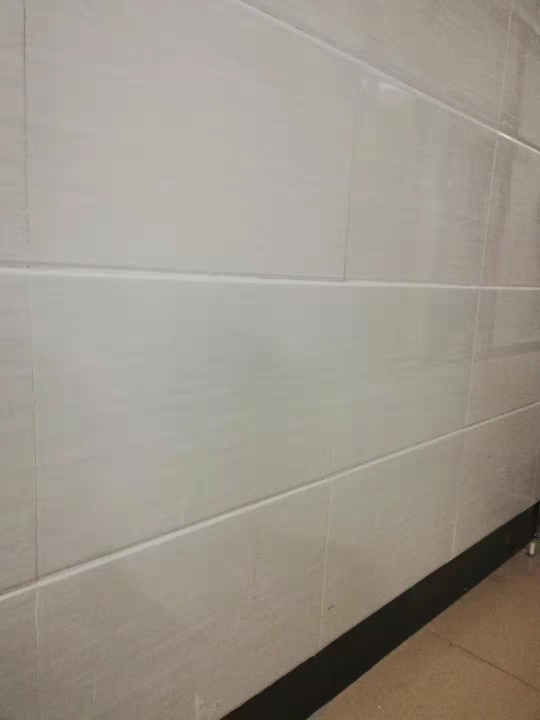
//> input picture co.jpg, 1080 x 1440 px, given in place of corridor.jpg, which was not available (shown at 1/2 size)
$ ./main   (built with g++ and OpenCV 4)
//> lines starting //> are read from the running program, lines starting //| are printed output that depends on the picture; after the words box and inside, x2 and y2 are one past the last pixel; in counts of white or black regions, pixels touching at a corner belong together; pictures that were not available may be replaced by others from this repository, and a replacement may not be noted
#include <iostream>
#include <opencv2/core/core.hpp>
#include <opencv2/highgui/highgui.hpp>
#include <opencv2/imgproc.hpp>
#include <math.h>

using namespace std;
using namespace cv;

//******************灰度转换函数*************************
//第一个参数image输入的彩色RGB图像；
//第二个参数imageGray是转换后输出的灰度图像；
//*************************************************************
void ConvertRGB2GRAY(const Mat &image,Mat &imageGray);


//******************高斯卷积核生成函数*************************
//第一个参数gaus是一个指向含有N个double类型数组的指针；
//第二个参数size是高斯卷积核的尺寸大小；
//第三个参数sigma是卷积核的标准差
//*************************************************************
void GetGaussianKernel(double **gaus, const int size,const double sigma);

//******************高斯滤波*************************
//第一个参数imageSource是待滤波原始图像；
//第二个参数imageGaussian是滤波后输出图像；
//第三个参数gaus是一个指向含有N个double类型数组的指针；
//第四个参数size是滤波核的尺寸
//*************************************************************
void GaussianFilter(const Mat imageSource,Mat &imageGaussian,double **gaus,int size);

//******************Sobel算子计算梯度和方向********************
//第一个参数imageSourc原始灰度图像；
//第二个参数imageSobelX是X方向梯度图像；
//第三个参数imageSobelY是Y方向梯度图像；
//第四个参数pointDrection是梯度方向数组指针
//*************************************************************
void SobelGradDirction(const Mat imageSource,Mat &imageSobelX,Mat &imageSobelY,double *&pointDrection);

//******************计算Sobel的X和Y方向梯度幅值*************************
//第一个参数imageGradX是X方向梯度图像；
//第二个参数imageGradY是Y方向梯度图像；
//第三个参数SobelAmpXY是输出的X、Y方向梯度图像幅值
//*************************************************************
void SobelAmplitude(const Mat imageGradX,const Mat imageGradY,Mat &SobelAmpXY);

//******************局部极大值抑制*************************
//第一个参数imageInput输入的Sobel梯度图像；
//第二个参数imageOutPut是输出的局部极大值抑制图像；
//第三个参数pointDrection是图像上每个点的梯度方向数组指针
//*************************************************************
void LocalMaxValue(const Mat imageInput,Mat &imageOutput,double *pointDrection);

//******************双阈值处理*************************
//第一个参数imageInput输入和输出的的Sobel梯度幅值图像；
//第二个参数lowThreshold是低阈值
//第三个参数highThreshold是高阈值
//******************************************************
void DoubleThreshold(Mat &imageIput,double lowThreshold,double highThreshold);

//******************双阈值中间像素连接处理*********************
//第一个参数imageInput输入和输出的的Sobel梯度幅值图像；
//第二个参数lowThreshold是低阈值
//第三个参数highThreshold是高阈值
//*************************************************************
void DoubleThresholdLink(Mat &imageInput,double lowThreshold,double highThreshold);

Mat imageGray;
Mat imageGaussian;

int main(int argc,char *argv[])
{
    imageGray=imread("../corridor.jpg",0);  //读入RGB图像
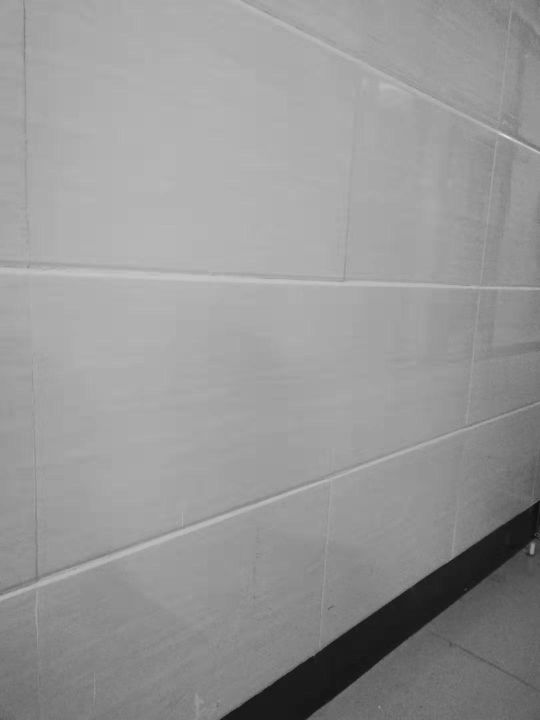
//> imageGray: 1440 rows x 1080 cols, CV_8UC1 (shown at 1/2 size); min 6, max 242, mean 150.7
    resize(imageGray,imageGray,Size(640,480));
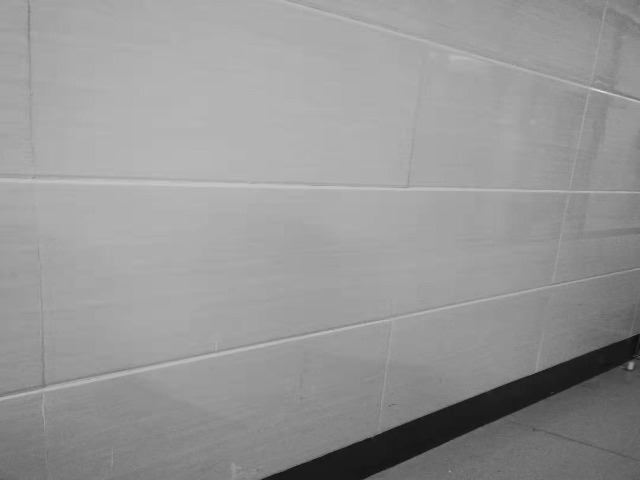
//> imageGray: 480 rows x 640 cols, CV_8UC1; min 13, max 235, mean 150.7
    cout<<imageGray.rows<<" "<<imageGray.cols<<endl;
//| 480 640
    imshow("Gray Image",imageGray);
    int size=5; //定义卷积核大小
    double **gaus=new double *[size];  //卷积核数组
    for(int i=0;i<size;i++)
    {
        gaus[i]=new double[size];  //动态生成矩阵
    }
    GetGaussianKernel(gaus,5,1); //生成5*5 大小高斯卷积核，Sigma=1；
    imageGaussian=Mat::zeros(imageGray.size(),CV_8UC1);
    GaussianFilter(imageGray,imageGaussian,gaus,5);  //高斯滤波
    //imshow("Gaussian Image",imageGaussian);
    Mat imageSobelY;
    Mat imageSobelX;
    double *pointDirection=new double[(imageSobelX.cols-1)*(imageSobelX.rows-1)];  //定义梯度方向角数组
    SobelGradDirction(imageGaussian,imageSobelX,imageSobelY,pointDirection);  //计算X、Y方向梯度和方向角
    imshow("Sobel Y",imageSobelY);
    imshow("Sobel X",imageSobelX);
    Mat SobelGradAmpl;
    SobelAmplitude(imageSobelX,imageSobelY,SobelGradAmpl);   //计算X、Y方向梯度融合幅值
    imshow("Soble XYRange",SobelGradAmpl);
    Mat imageLocalMax;
    LocalMaxValue(SobelGradAmpl,imageLocalMax,pointDirection);  //局部非极大值抑制
    imshow("Non-Maximum Image",imageLocalMax);
    Mat cannyImage;
    cannyImage=Mat::zeros(imageLocalMax.size(),CV_8UC1);
    DoubleThreshold(imageLocalMax,90,160);        //双阈值处理
    imshow("Double Threshold Image",imageLocalMax);
    DoubleThresholdLink(imageLocalMax,90,160);   //双阈值中间阈值滤除及连接
    imshow("Canny Image",imageLocalMax);
    waitKey(0);
    return 0;
}

//******************高斯卷积核生成函数*************************
//第一个参数gaus是一个指向含有N个double类型数组的指针；
//第二个参数size是高斯卷积核的尺寸大小；
//第三个参数sigma是卷积核的标准差
//*************************************************************
void GetGaussianKernel(double **gaus, const int size,const double sigma)
{
//> called with size = 5, sigma = 1
    const double PI=4.0*atan(1.0); //圆周率π赋值
    int center=size/2;
    double sum=0;
    for(int i=0;i<size;i++)
    {
        for(int j=0;j<size;j++)
        {
            gaus[i][j]=(1/(2*PI*sigma*sigma))*exp(-((i-center)*(i-center)+(j-center)*(j-center))/(2*sigma*sigma));
            sum+=gaus[i][j];
        }
    }
    for(int i=0;i<size;i++)
    {
        for(int j=0;j<size;j++)
        {
            gaus[i][j]/=sum;
            cout<<gaus[i][j]<<"  ";
        }
        cout<<endl<<endl;
    }
    return ;
}

//******************灰度转换函数*************************
//第一个参数image输入的彩色RGB图像；
//第二个参数imageGray是转换后输出的灰度图像；
//*************************************************************
void ConvertRGB2GRAY(const Mat &image,Mat &imageGray)
{
    if(!image.data||image.channels()!=3)
    {
        return ;
    }
    imageGray=Mat::zeros(image.size(),CV_8UC1);
    uchar *pointImage=image.data;
    uchar *pointImageGray=imageGray.data;
    int stepImage=image.step;
    int stepImageGray=imageGray.step;
    for(int i=0;i<imageGray.rows;i++)
    {
        for(int j=0;j<imageGray.cols;j++)
        {
            pointImageGray[i*stepImageGray+j]=0.114*pointImage[i*stepImage+3*j]+0.587*pointImage[i*stepImage+3*j+1]+0.299*pointImage[i*stepImage+3*j+2];
        }
    }
}

//******************高斯滤波*************************
//第一个参数imageSource是待滤波原始图像；
//第二个参数imageGaussian是滤波后输出图像；
//第三个参数gaus是一个指向含有N个double类型数组的指针；
//第四个参数size是滤波核的尺寸
//*************************************************************
void GaussianFilter(const Mat imageSource,Mat &imageGaussian,double **gaus,int size)
{
//> called with size = 5
    imageGaussian=Mat::zeros(imageSource.size(),CV_8UC1);
    if(!imageSource.data||imageSource.channels()!=1)
    {
        return ;
    }
    double gausArray[100];
    for(int i=0;i<size*size;i++)
    {
        gausArray[i]=0;  //赋初值，空间分配
    }
    int array=0;
    for(int i=0;i<size;i++)
    {
        for(int j=0;j<size;j++)

        {
            gausArray[array]=gaus[i][j];//二维数组到一维 方便计算
            array++;
        }
    }
//> this loop made 5 passes
//> array on passes 1 to 5: 5, 10, 15, 20, 25
//> after the loop, gausArray = 100 values, max 0.162 at index 12, min 0 at index 25, mean 0.01; array = 25
    //滤波
    for(int i=0;i<imageSource.rows;i++)
    {
        for(int j=0;j<imageSource.cols;j++)
        {
            int k=0;
            for(int l=-size/2;l<=size/2;l++)
            {
                for(int g=-size/2;g<=size/2;g++)
                {
                    //以下处理针对滤波后图像边界处理，为超出边界的值赋值为边界值
                    int row=i+l;
                    int col=j+g;
                    row=row<0?0:row;
                    row=row>=imageSource.rows?imageSource.rows-1:row;
                    col=col<0?0:col;
                    col=col>=imageSource.cols?imageSource.cols-1:col;
                    //卷积和
                    imageGaussian.at<uchar>(i,j)+=gausArray[k]*imageSource.at<uchar>(row,col);
                    k++;
                }
            }
        }
    }
}
//******************Sobel算子计算X、Y方向梯度和梯度方向角********************
//第一个参数imageSourc原始灰度图像；
//第二个参数imageSobelX是X方向梯度图像；
//第三个参数imageSobelY是Y方向梯度图像；
//第四个参数pointDrection是梯度方向角数组指针
//*************************************************************
void SobelGradDirction(const Mat imageSource,Mat &imageSobelX,Mat &imageSobelY,double *&pointDrection)
{
    pointDrection=new double[(imageSource.rows-1)*(imageSource.cols-1)];
    for(int i=0;i<(imageSource.rows-1)*(imageSource.cols-1);i++)
    {
        pointDrection[i]=0;
    }
    imageSobelX=Mat::zeros(imageSource.size(),CV_32SC1);
    imageSobelY=Mat::zeros(imageSource.size(),CV_32SC1);
    uchar *P=imageSource.data;
    uchar *PX=imageSobelX.data;
    uchar *PY=imageSobelY.data;

    int step=imageSource.step;
//> step = 640
    int stepXY=imageSobelX.step;
//> stepXY = 2560
    int k=0;
    int m=0;
    int n=0;
    for(int i=1;i<(imageSource.rows-1);i++)
    {
        for(int j=1;j<(imageSource.cols-1);j++)
        {
            //通过指针遍历图像上每一个像素
            double gradY=P[(i-1)*step+j+1]+P[i*step+j+1]*2+P[(i+1)*step+j+1]-P[(i-1)*step+j-1]-P[i*step+j-1]*2-P[(i+1)*step+j-1];
            PY[i*stepXY+j*(stepXY/step)]=abs(gradY);
            double gradX=P[(i+1)*step+j-1]+P[(i+1)*step+j]*2+P[(i+1)*step+j+1]-P[(i-1)*step+j-1]-P[(i-1)*step+j]*2-P[(i-1)*step+j+1];
            PX[i*stepXY+j*(stepXY/step)]=abs(gradX);
            if(gradX==0)
            {
                gradX=0.00000000000000001;  //防止除数为0异常
            }
            pointDrection[k]=atan(gradY/gradX)*57.3;//弧度转换为度
            pointDrection[k]+=90;
            k++;
        }
    }
//> this loop made 478 passes
//> k on passes 1 to 3: 638, 1276, 1914
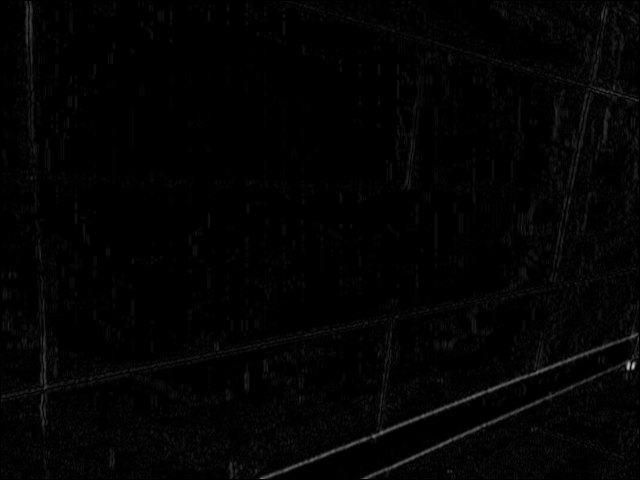
//> imageSobelY: 480 rows x 640 cols, CV_32SC1; min 0, max 193, mean 3.1
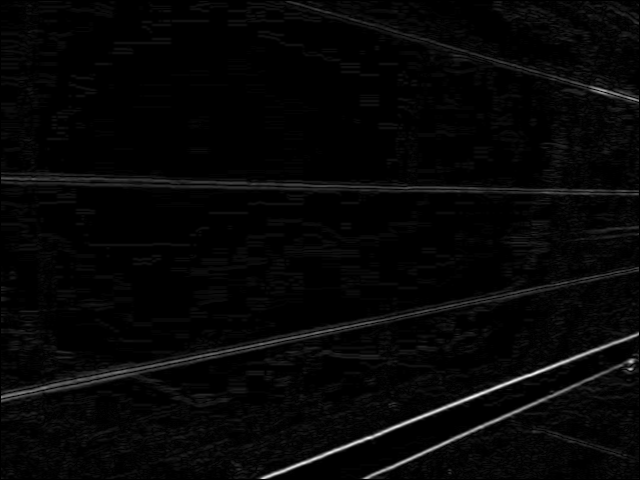
//> imageSobelX: 480 rows x 640 cols, CV_32SC1; min 0, max 248, mean 6.2
//> after the loop, k = 304964
    convertScaleAbs(imageSobelX,imageSobelX);
//> imageSobelX: 480 rows x 640 cols, CV_8UC1
    convertScaleAbs(imageSobelY,imageSobelY);
//> imageSobelY: 480 rows x 640 cols, CV_8UC1
}
//******************计算Sobel的X和Y方向梯度幅值*************************
//第一个参数imageGradX是X方向梯度图像；
//第二个参数imageGradY是Y方向梯度图像；
//第三个参数SobelAmpXY是输出的X、Y方向梯度图像幅值
//*************************************************************
void SobelAmplitude(const Mat imageGradX,const Mat imageGradY,Mat &SobelAmpXY)
{
    SobelAmpXY=Mat::zeros(imageGradX.size(),CV_32FC1);
    for(int i=0;i<SobelAmpXY.rows;i++)
    {
        for(int j=0;j<SobelAmpXY.cols;j++)
        {
            SobelAmpXY.at<float>(i,j)=sqrt(imageGradX.at<uchar>(i,j)*imageGradX.at<uchar>(i,j)+imageGradY.at<uchar>(i,j)*imageGradY.at<uchar>(i,j));
        }
    }
    convertScaleAbs(SobelAmpXY,SobelAmpXY);
//> SobelAmpXY: 480 rows x 640 cols, CV_8UC1
}
//******************局部极大值抑制*************************
//第一个参数imageInput输入的Sobel梯度图像；
//第二个参数imageOutPut是输出的局部极大值抑制图像；
//第三个参数pointDrection是图像上每个点的梯度方向数组指针
//*************************************************************
void LocalMaxValue(const Mat imageInput,Mat &imageOutput,double *pointDrection)
{
    //imageInput.copyTo(imageOutput);
    imageOutput=imageInput.clone();
    int k=0;
    for(int i=1;i<imageInput.rows-1;i++)
    {
        for(int j=1;j<imageInput.cols-1;j++)
        {
            int value00=imageInput.at<uchar>((i-1),j-1);
            int value01=imageInput.at<uchar>((i-1),j);
            int value02=imageInput.at<uchar>((i-1),j+1);
            int value10=imageInput.at<uchar>((i),j-1);
            int value11=imageInput.at<uchar>((i),j);
            int value12=imageInput.at<uchar>((i),j+1);
            int value20=imageInput.at<uchar>((i+1),j-1);
            int value21=imageInput.at<uchar>((i+1),j);
            int value22=imageInput.at<uchar>((i+1),j+1);

            if(pointDrection[k]>0&&pointDrection[k]<=45)
            {
                if(value11<=(value12+(value02-value12)*tan(pointDrection[i*imageOutput.rows+j]))||(value11<=(value10+(value20-value10)*tan(pointDrection[i*imageOutput.rows+j]))))
                {
                    imageOutput.at<uchar>(i,j)=0;
                }
            }
            if(pointDrection[k]>45&&pointDrection[k]<=90)

            {
                if(value11<=(value01+(value02-value01)/tan(pointDrection[i*imageOutput.cols+j]))||value11<=(value21+(value20-value21)/tan(pointDrection[i*imageOutput.cols+j])))
                {
                    imageOutput.at<uchar>(i,j)=0;

                }
            }
            if(pointDrection[k]>90&&pointDrection[k]<=135)
            {
                if(value11<=(value01+(value00-value01)/tan(180-pointDrection[i*imageOutput.cols+j]))||value11<=(value21+(value22-value21)/tan(180-pointDrection[i*imageOutput.cols+j])))
                {
                    imageOutput.at<uchar>(i,j)=0;
                }
            }
            if(pointDrection[k]>135&&pointDrection[k]<=180)
            {
                if(value11<=(value10+(value00-value10)*tan(180-pointDrection[i*imageOutput.cols+j]))||value11<=(value12+(value22-value11)*tan(180-pointDrection[i*imageOutput.cols+j])))
                {
                    imageOutput.at<uchar>(i,j)=0;
                }
            }
            k++;
        }
    }
//> after the loop, k = 304964
}

//******************双阈值处理*************************
//第一个参数imageInput输入和输出的的Sobel梯度幅值图像；
//第二个参数lowThreshold是低阈值
//第三个参数highThreshold是高阈值
//******************************************************
void DoubleThreshold(Mat &imageIput,double lowThreshold,double highThreshold)
{
//> called with lowThreshold = 90, highThreshold = 160
    for(int i=0;i<imageIput.rows;i++)
    {
        for(int j=0;j<imageIput.cols;j++)
        {
            if(imageIput.at<uchar>(i,j)>highThreshold)
            {
                imageIput.at<uchar>(i,j)=255;
            }
            if(imageIput.at<uchar>(i,j)<lowThreshold)
            {
                imageIput.at<uchar>(i,j)=0;
            }
        }
    }
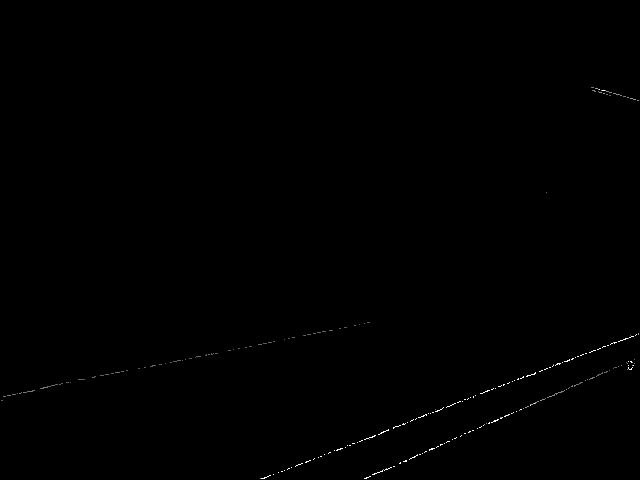
//> imageIput: 480 rows x 640 cols, CV_8UC1; min 0, max 255, mean 0.5
}
//******************双阈值中间像素连接处理*********************
//第一个参数imageInput输入和输出的的Sobel梯度幅值图像；
//第二个参数lowThreshold是低阈值
//第三个参数highThreshold是高阈值
//*************************************************************
void DoubleThresholdLink(Mat &imageInput,double lowThreshold,double highThreshold)
{
//> called with lowThreshold = 90, highThreshold = 160
    for(int i=1;i<imageInput.rows-1;i++)
    {
        for(int j=1;j<imageInput.cols-1;j++)
        {
            if(imageInput.at<uchar>(i,j)>lowThreshold&&imageInput.at<uchar>(i,j)<255)
            {
                if(imageInput.at<uchar>(i-1,j-1)==255||imageInput.at<uchar>(i-1,j)==255||imageInput.at<uchar>(i-1,j+1)==255||
                   imageInput.at<uchar>(i,j-1)==255||imageInput.at<uchar>(i,j)==255||imageInput.at<uchar>(i,j+1)==255||
                   imageInput.at<uchar>(i+1,j-1)==255||imageInput.at<uchar>(i+1,j)==255||imageInput.at<uchar>(i+1,j+1)==255)
                {
                    imageInput.at<uchar>(i,j)=255;
                    DoubleThresholdLink(imageInput,lowThreshold,highThreshold); //递归调用
                }
                else
                {
                    imageInput.at<uchar>(i,j)=0;
                }
            }
        }
    }
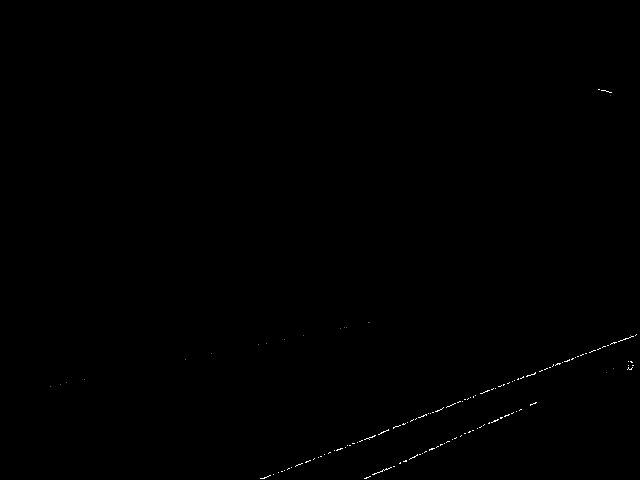
//> imageInput: 480 rows x 640 cols, CV_8UC1; 0.12% of pixels changed, all inside (x1, y1, x2, y2) = (1, 87, 639, 479)
}
